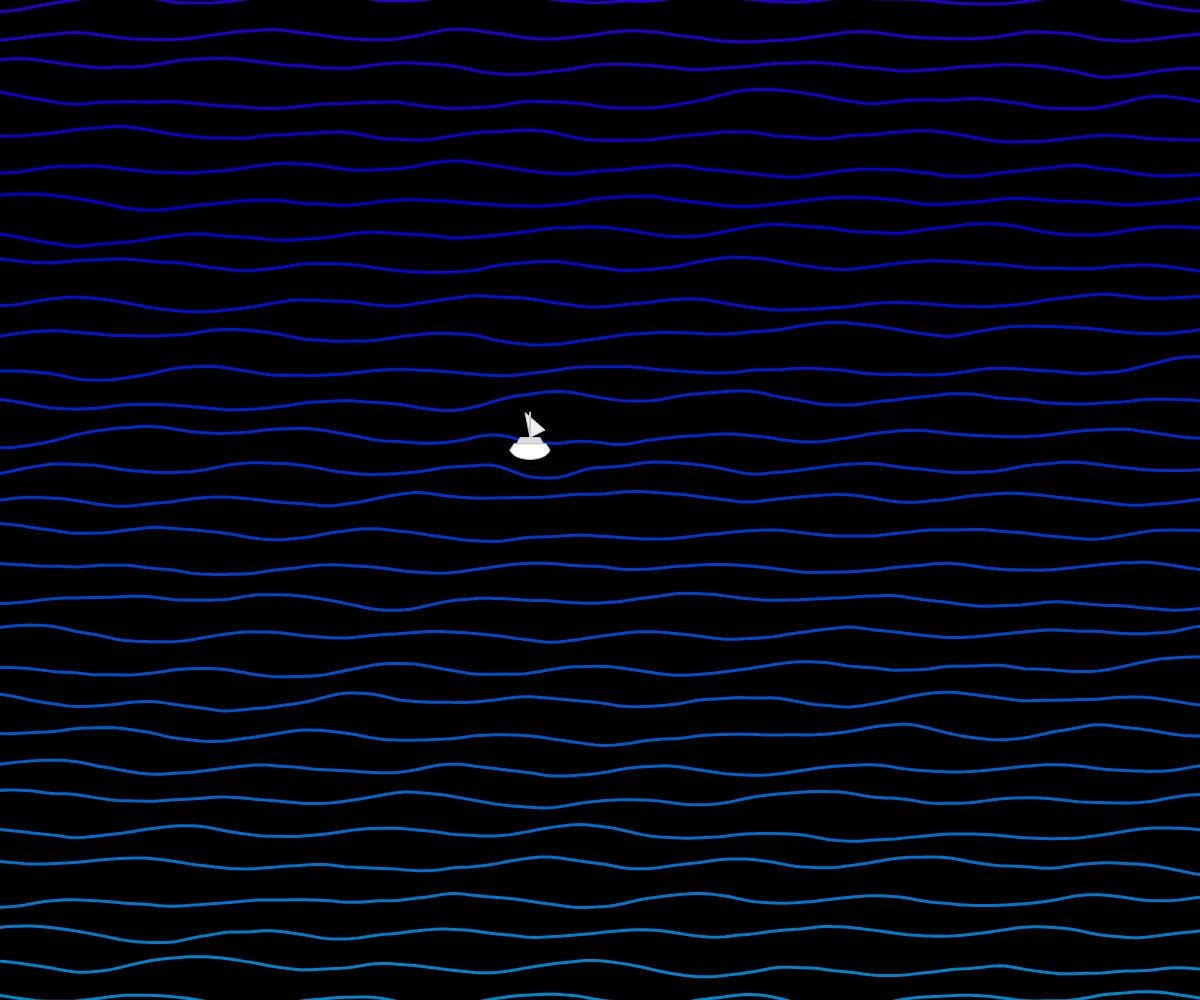
Frame 1 (no input)
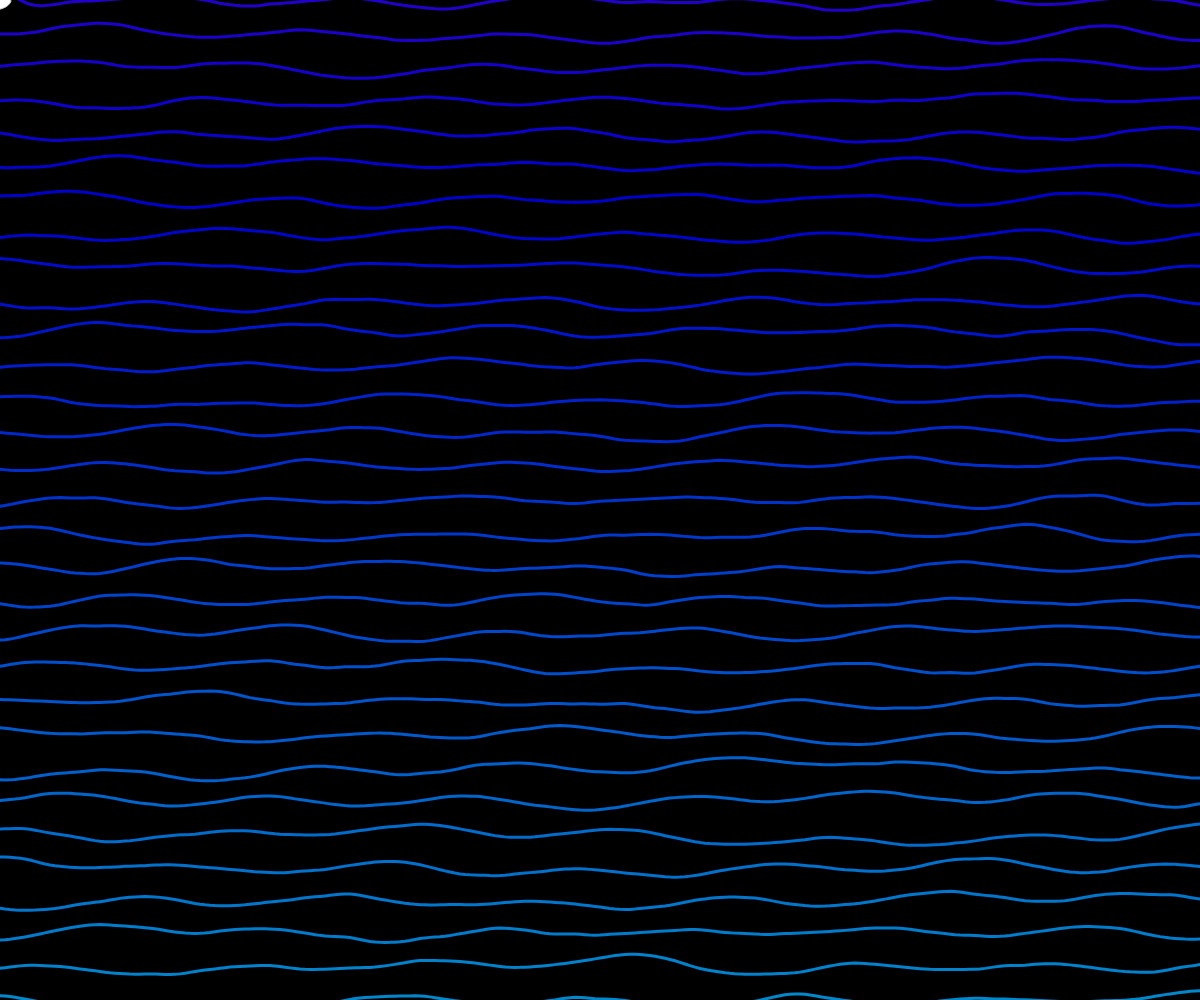
Frame 60 (no input)
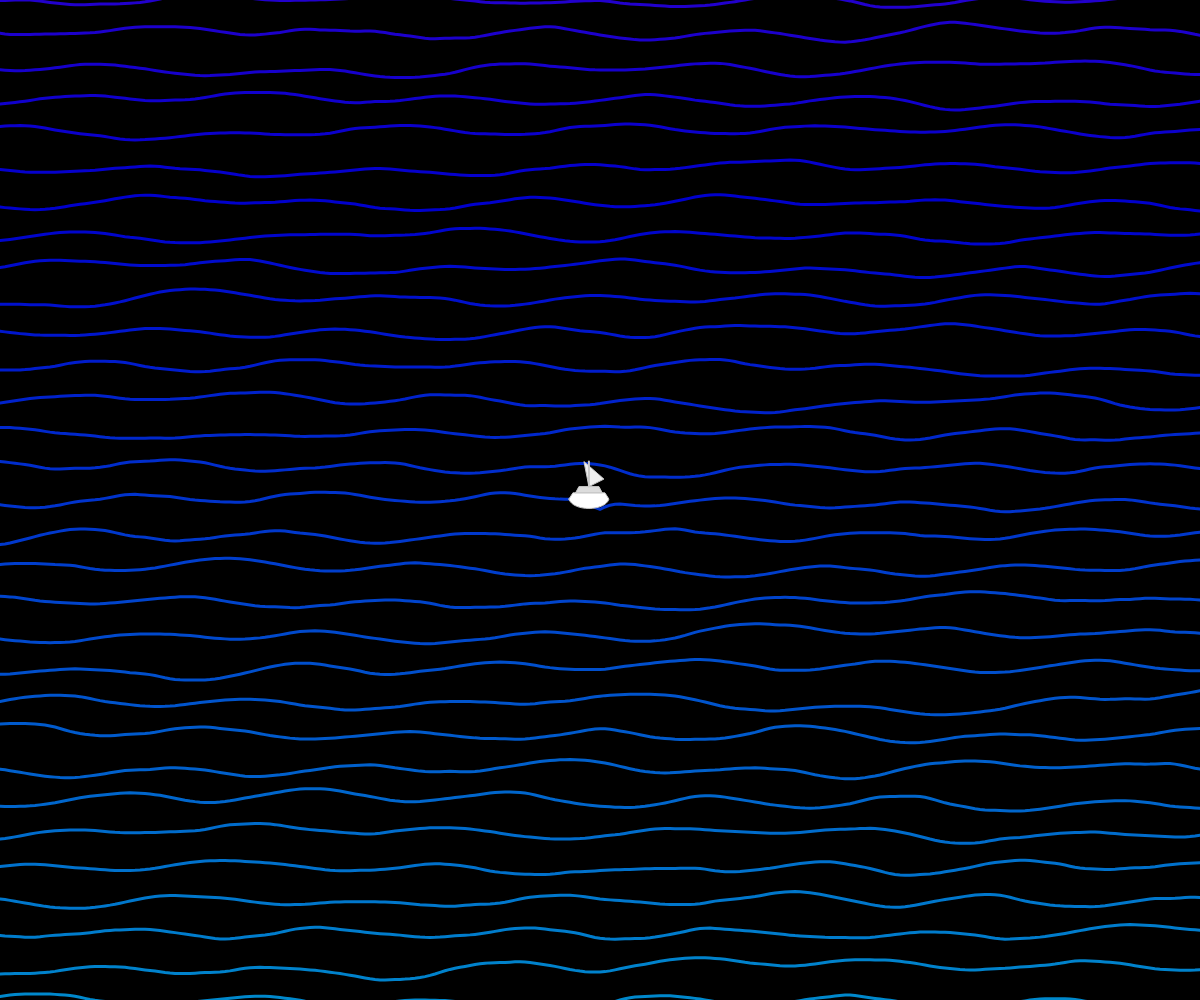
Frame 120 (the mouse pressed at the canvas centre since frame 60)

The p5.js sketch that drew these frames (run headless with seeded random() and noise() and a simulated clock; from frame 60 on, the mouse is pressed at the canvas centre):

// p5.js sketch
// ── sketch.js
let rows = 30;
let waveMaxHeight = 150;
let baseT = 0;
let disturbanceRadius = 100;
let boatWidth = 40;
let boatHeight = 25;
let boatX, boatY; // Variables to track boat position

function setup() {
  createCanvas(windowWidth, windowHeight);
  noCursor();
  // Initialize boat at center of canvas
  boatX = width/2;
  boatY = height/2;
}

function draw() {
  background(0);
  
  // Smooth boat movement towards mouse position
  boatX = lerp(boatX, mouseX, 0.1);
  boatY = lerp(boatY, mouseY, 0.1);
  
  // Use boat position for wave disturbance instead of mouse position
  drawWaves(rows, boatX, boatY);
  drawBoat(boatX, boatY);
}

function drawWaves(number, cursorX, cursorY) {
  for (let i = number; i >= 0; i--) {
    drawWave(i, number, cursorX, cursorY);
  }
  baseT += 0.08;
}

function drawWave(n, rows, cursorX, cursorY) {
  let baseY = map(n, 0, rows, height, 0);
  let t = baseT + n*30;
  let startX = 0;
  
  push();
  colorMode(HSB);
  let hue = map(n, 0, rows, 200, 250);
  stroke(hue, 100, 100, 0.8); // Change this line to modify the color to blue
  noFill();
  strokeWeight(3);
  
  beginShape();
  for (let x = startX; x <= width; x += 5) {
    let waveHeight = height/rows * 0.4;
    let noiseVal = noise(t, x * 0.005);
    let sineWave = sin(x * 0.03 + t) * waveHeight/3;
    
    let d = dist(x, baseY, cursorX, cursorY);
    let mouseEffect = 0;
    if (d < disturbanceRadius) {
      let strength = map(d, 0, disturbanceRadius, 0.9, 0);
      strength = strength * strength;
      
      let ripple = sin(d * 0.08 - baseT * 3) * 10;
      let mouseSpeed = dist(cursorX, cursorY, boatX, boatY);
      let chaos = map(mouseSpeed, 0, 50, 0, 10);
      
      mouseEffect = (ripple + chaos) * strength;
    }
    
    let y = baseY - map(noiseVal, 0, 1, -waveHeight, waveHeight) + 
            sineWave + mouseEffect;
    
    vertex(x, y);
    t += 0.008;
  }
  endShape();
  pop();
}

function drawBoat(x, y) {
  push();
  // Calculate tilt based on boat's movement
  let tilt = map(dist(x, y, boatX, boatY), 0, 20, 0, PI/24);
  if (x < boatX) tilt = -tilt;
  
  translate(x, y);
  rotate(tilt);
  
  // Center the boat relative to cursor point
  translate(-boatWidth/4, 0);
  
  fill(255);
  stroke(200);
  strokeWeight(1);
  
  // Hull
  beginShape();
  vertex(-boatWidth/2, 0);
  bezierVertex(-boatWidth/2.5, boatHeight/2, 
               boatWidth/2.5, boatHeight/2, 
               boatWidth/2, 0);
  vertex(boatWidth/2.5, -boatHeight/4);
  vertex(-boatWidth/2.5, -boatHeight/4);
  endShape(CLOSE);
  
  // Deck
  fill(220);
  beginShape();
  vertex(-boatWidth/3, -boatHeight/4);
  vertex(boatWidth/3, -boatHeight/4);
  vertex(boatWidth/4, -boatHeight/2);
  vertex(-boatWidth/4, -boatHeight/2);
  endShape(CLOSE);
  
  // Sail
  fill(240);
  beginShape();
  vertex(0, -boatHeight/2);
  vertex(-5, -boatHeight*1.5);
  vertex(15, -boatHeight*0.8);
  endShape(CLOSE);
  
  // Mast
  strokeWeight(2);
  line(0, -boatHeight/2, 0, -boatHeight*1.5);
  
  pop();
}
// ── style.css
html, body {
    margin: 0;
    padding: 0;
}

canvas {
    display: block;
}

main {
    position: fixed;
    top: 20px;
    left: 50%;
    transform: translateX(-50%);
    display: flex;
    flex-direction: row;
    align-items: center;
    justify-content: center;
    gap: 20px;
    z-index: 1000;
}

button {
    position: relative; /* Changed from absolute */
    font-size: 1.2em;
    font-family: Arial, sans-serif;
    color: #333;
    border: 2px solid #ccc;
    border-radius: 12px;
    padding: 10px 30px;
    width: 120px; /* Fixed width for consistency */
    background-color: rgba(230, 230, 230, 0.9);
    cursor: pointer;
    transition: all 0.2s ease;
}

button:hover {
    background-color: #d4d4d4;
    transform: scale(1.05);
}

/* Mobile view */
@media screen and (max-width: 768px) {
    main {
        flex-direction: column;
        top: 50%;
        transform: translate(-50%, -50%);
    }
    
    button {
        width: 100%; /* Full width on mobile */
        max-width: 200px;
    }
}
